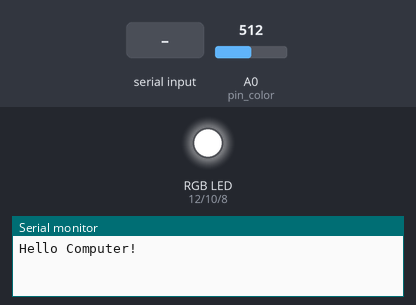
Recording of a sketch running on a simulated Arduino Mega 2560, built with avr-gcc and run on an emulated ATmega2560. On the bench: an RGB LED mixed from three pins (HIGH = lit), the last lines printed to the serial monitor. The test bench sets the inputs (shaded band); at power-on: A0 (pin_color) = 512.

Above: at 1.2 s.
1.3 s: "color\n" received over Serial
At 2.1 s:
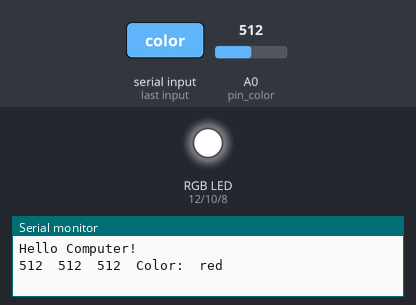
2.8 s: "color\n" received over Serial
At 3.2 s:
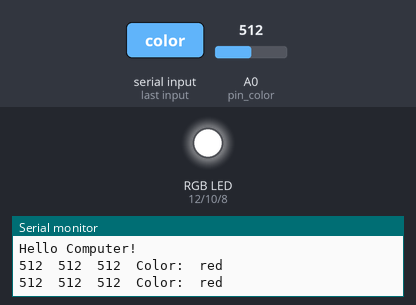
Timing chart, 0 to 5.8 s (numbered marks = the images above; inputs shaded):
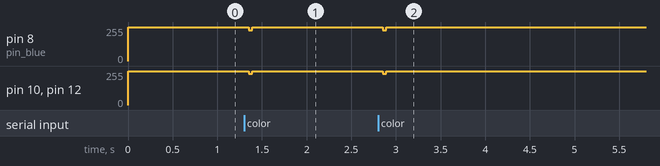

The sketch:

UnoSending.ino
```cpp
#include <SoftwareSerial.h>

SoftwareSerial mySerial(2, 3); // RX, TX
String message;
String from_mega;

char color;
const byte pin_color = A0;
const int pin_red = 12;
const int pin_green = 10;
const int pin_blue = 8;

void setup() {

  // *Configure pins*
  pinMode(pin_red, OUTPUT);
  pinMode(pin_green, OUTPUT);
  pinMode(pin_blue, OUTPUT);
  color_off();

  Serial.begin(9600);
  mySerial.begin(9600);
  Serial.println("Hello Computer!");
}

void loop() {
  if(Serial.available()){
    message = Serial.readStringUntil('\n');

    // determine if message is a color or state
    if (message.substring(0,5) == "color") {
      send_color();
    }
    else {
      Serial.println(message);
      mySerial.println(message);
    }
    // clear buffer and wait to catch up
    Serial.read();  // clear new line from buffer
    delay(1);
  }

  // print any messages sent from Mega
  if (mySerial.available()) {
    from_mega = mySerial.readStringUntil('\n');
    Serial.println(from_mega);
  }
}

/****************************
 ** User-Defined Functions **
 ****************************/

void color_off() {
  digitalWrite(pin_red, HIGH);
  digitalWrite(pin_green, HIGH);
  digitalWrite(pin_blue, HIGH);
}

void send_color() {
  String color;
  int num_reads = 5;
  int red=0, green=0, blue=0;

  // collect color readings
  for (int i = 0; i < num_reads; i++) {

    // read red
    digitalWrite(pin_red, LOW);
    digitalWrite(pin_green, HIGH);
    digitalWrite(pin_blue, HIGH);
    delay(1);
    red += analogRead(pin_color);

    // read green
    digitalWrite(pin_red, HIGH);
    digitalWrite(pin_green, LOW);
    digitalWrite(pin_blue, HIGH);
    delay(1);
    green += analogRead(pin_color);

    // read blue
    digitalWrite(pin_red, HIGH);
    digitalWrite(pin_green, HIGH);
    digitalWrite(pin_blue, LOW);
    delay(1);
    blue += analogRead(pin_color);

    // reset
    color_off();
  }

  // average the readings
  red = red/num_reads;
  green = green/num_reads;
  blue = blue/num_reads;

  // determine color
  if (red >= green && red >= blue) {
    color = "red";
  }
  else if (green >= red && green >= blue) {
    color = "green";
  }
  else if (blue >= red && blue >= green) {
    color = "blue";
  }

  // print to mega
 mySerial.print("color: ");
 mySerial.println(color);
   Serial.print(red);
   Serial.print("\t");
   Serial.print(green);
   Serial.print("\t");
   Serial.print(blue);
   Serial.print("\tColor:\t");
   Serial.println(color);
}
```

Measured:
- after the input at 1.3 s, pin 8 (pin_blue): 255/255 → 232/255 after 0.05 s, → 255/255 0.04 s later; pin 10 (pin_green), pin 12 (pin_red): 255/255 → 233/255 after 0.05 s, → 255/255 0.04 s later
- after the input at 2.8 s, pin 8 (pin_blue): 255/255 → 232/255 after 0.05 s, → 255/255 0.04 s later; pin 10 (pin_green), pin 12 (pin_red): 255/255 → 233/255 after 0.05 s, → 255/255 0.04 s later
